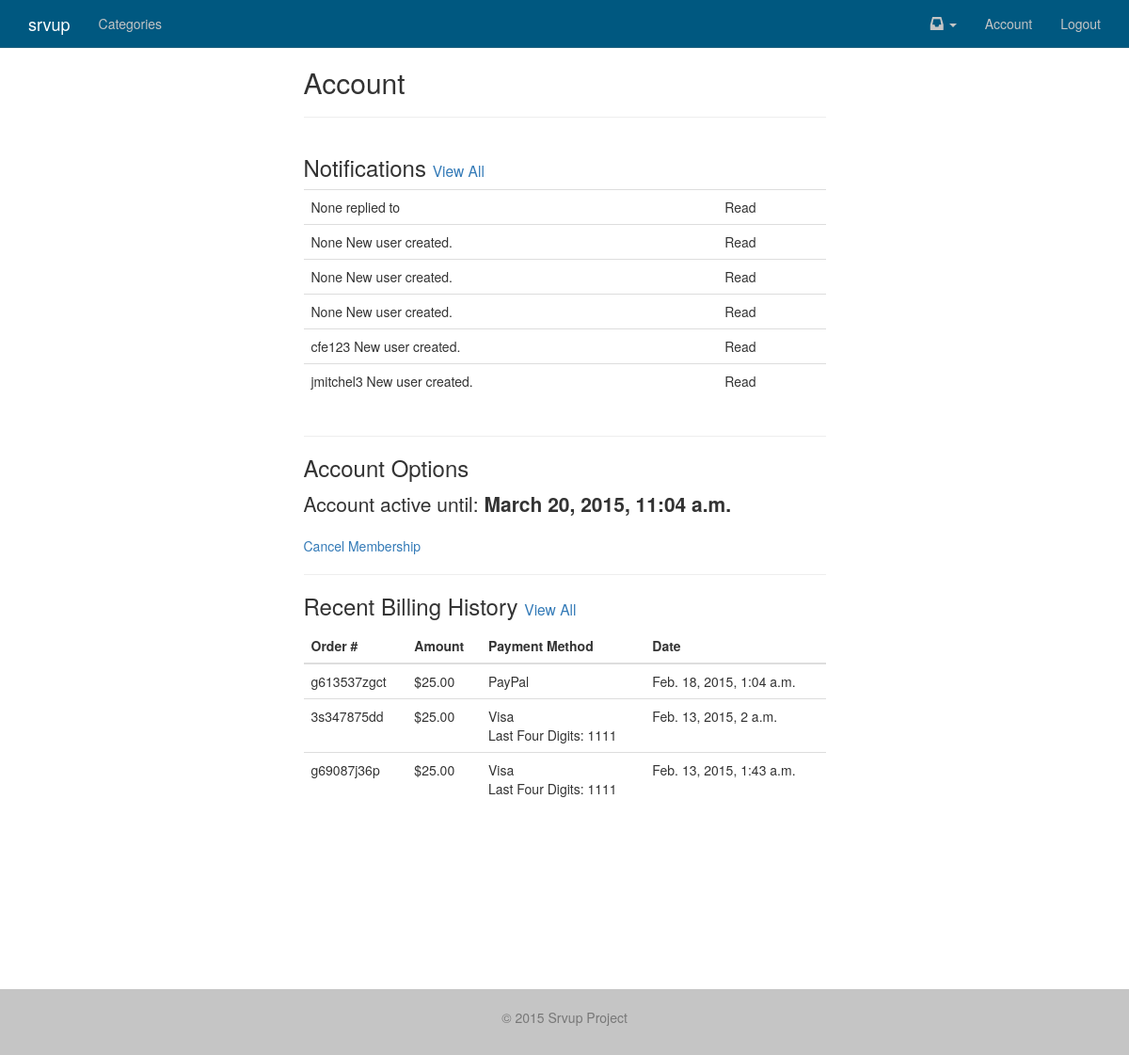
Page /account/ (signed in) on the committed database.
### notifications/models.py (models this page shows, shortened)
class Notification(models.Model):
	sender_content_type = models.ForeignKey(ContentType, related_name='nofity_sender')
	sender_object_id = models.PositiveIntegerField()
	sender_object = GenericForeignKey("sender_content_type", "sender_object_id")
	verb = models.CharField(max_length=255)
	action_content_type = models.ForeignKey(ContentType, related_name='notify_action',
		null=True, blank=True)
	action_object_id = models.PositiveIntegerField(null=True, blank=True)
	action_object = GenericForeignKey("action_content_type", "action_object_id")
	target_content_type = models.ForeignKey(ContentType, related_name='notify_target',
		null=True, blank=True)
	target_object_id = models.PositiveIntegerField(null=True, blank=True)
	target_object = GenericForeignKey("target_content_type", "target_object_id")
	recipient = models.ForeignKey(settings.AUTH_USER_MODEL, related_name='notifications')
	read = models.BooleanField(default=False)
	timestamp = models.DateTimeField(auto_now_add=True, auto_now=False)
	objects = NotificationManager()
	def __unicode__(self):
		try:
			target_url = self.target_object.get_absolute_url()
		except:
			target_url = None
		context = {
			"sender": self.sender_object,
			"verb": self.verb,
			"action": self.action_object,
			"target": self.target_object,
			"verify_read": reverse("notifications_read", kwargs={"id": self.id}),
			"target_url": target_url,
		}
		return "%(sender)s %(verb)s" %context

### accounts/models.py (models this page shows, shortened)
class MyUser(AbstractBaseUser):
	username = models.CharField(
	    max_length=255,
	    unique=True,
	)
	email = models.EmailField(
	    verbose_name='email address',
	    max_length=255,
	    unique=True,
	)
	first_name = models.CharField(
			max_length=120,
			null=True,
			blank=True,
			)
	last_name = models.CharField(
			max_length=120,
			null=True,
			blank=True,
			)
	is_member = models.BooleanField(default=False,
					verbose_name='Is Paid Member')
	is_active = models.BooleanField(default=True)
	is_admin = models.BooleanField(default=False)
	objects = MyUserManager()
	USERNAME_FIELD = 'username'
	REQUIRED_FIELDS = ['email']

### billing/models.py (models this page shows, shortened)
class Membership(models.Model):
	user = models.OneToOneField(settings.AUTH_USER_MODEL)
	date_end = models.DateTimeField(default=timezone.now(), verbose_name='End Date')
	date_start = models.DateTimeField(default=timezone.now(), verbose_name='Start Date')

class Transaction(models.Model):
	user = models.ForeignKey(settings.AUTH_USER_MODEL)
	transaction_id = models.CharField(max_length=120) #braintree or stripe
	order_id = models.CharField(max_length=120)
	amount = models.DecimalField(max_digits=100, decimal_places=2)
	success = models.BooleanField(default=True)
	transaction_status = models.CharField(max_length=220, null=True, blank=True) #if fails
	card_type = models.CharField(max_length=120) #paypal
	last_four = models.PositiveIntegerField(null=True, blank=True)
	timestamp = models.DateTimeField(auto_now_add=True, auto_now=False)
	objects = TransactionManager()
	class Meta:
		ordering = ['-timestamp']

### accounts/views.py (the view)
# urls.py: url(r'^account/$', 'account_home', name='account_home'),
@login_required
def account_home(request):
	notifications = Notification.objects.get_recent_for_user(request.user, 6)
	transactions = Transaction.objects.get_recent_for_user(request.user, 3)
	context = {
		"notifications": notifications,
		"transactions": transactions
	}
	return render(request, "accounts/account_home.html", context)

### billing/models.py (called while the page is built)
	def get_recent_for_user(self, user, num):
		return super(TransactionManager, self).filter(user=user)[:num]

### notifications/models.py (called while the page is built)
	def get_user(self, recipient):
		return self.filter(recipient=recipient)

	def get_queryset(self):
		return NotificationQuerySet(self.model, using=self._db)

	def get_recent_for_user(self, user, num):
		return self.get_queryset().get_user(user)[:num]

### templates/accounts/account_home.html (shortened to what this page needs)
{% extends "base.html" %}
{% block content %}
<div class='row'>
	<div class='col-sm-6 col-sm-offset-3'>
	<h2>Account</h2>
	<hr/>
	</div>
</div>
<div class='row'>
	<div class='col-sm-6 col-sm-offset-3'>
		<h3>Notifications
		 <small><a href='{% url "notifications_all" %}'>View All</a></small></h3>
		<table class='table'>
			{% for note in notifications %}
			<tr><td>{{ note|safe }}</td><td>{% if note.read %} Read {% else %} Unread {% endif %}</td></tr>
			{% endfor %}
			</table>
	</div>
</div>
<div class='row'>
	<div class='col-sm-6 col-sm-offset-3'>
		<hr/>
	<h3>Account Options</h3>
	<p class='lead'>
	{% if request.user.is_member %}
		Account active until: <b>{{ request.user.membership.date_end }}</b>
	{% endif %}
	</p>
	{% if request.user.is_member and request.user.usermerchantid.subscription_id %}
		<a href='{% url "cancel_subscription" %}'>Cancel Membership</a>
	{% elif not request.user.is_member %}
	<a href='{% url "account_upgrade" %}'>Upgrade to Membership</a>
	{% endif %}
	</div>
</div>
<div class='row'>
	<div class='col-sm-6 col-sm-offset-3'>
		<hr/>
		<h3>Recent Billing History <small>
			<a href='{% url "billing_history" %}'>View All</a>
			</small>
			</h3>
		<table class='table'>
		<thead>
		<th>Order #</th>
		<th>Amount</th>
		<th>Payment Method</th>
		<th>Date</th>
		</thead>
		{% for object in transactions %}
		<tr>
		<td>{{ object.order_id }}</td>
		<td>${{ object.amount }}</td>
		<td>{{ object.card_type }}{% if object.last_four %}<br/>Last Four Digits: {{ object.last_four }}{% endif %}</td>
		<td>{{ object.timestamp }}</td>
		</tr>
		{% endfor %}
		</table>
	</div>
</div>
{% endblock %}

### rows in the picture
Notification: target_content_type+target_object+sender_content_type "None replied to", read "Read"
Notification: target_content_type+target_object+sender_content_type "None New user created.", read "Read"
Notification: target_content_type+target_object+sender_content_type "None New user created.", read "Read"
Notification: target_content_type+target_object+sender_content_type "None New user created.", read "Read"
Notification: target_content_type+target_object+sender_content_type "cfe123 New user created.", read "Read"
Notification: target_content_type+target_object+sender_content_type "jmitchel3 New user created.", read "Read"
MyUser: user.membership.date_end "March 20, 2015, 11:04 a.m."
Transaction: order_id "g613537zgct", amount "25.00", card_type "PayPal", timestamp "Feb. 18, 2015, 1:04 a.m."
Transaction: order_id "3s347875dd", amount "25.00", card_type "Visa", last_four "1111", timestamp "Feb. 13, 2015, 2 a.m."
Transaction: order_id "g69087j36p", amount "25.00", card_type "Visa", last_four "1111", timestamp "Feb. 13, 2015, 1:43 a.m."
